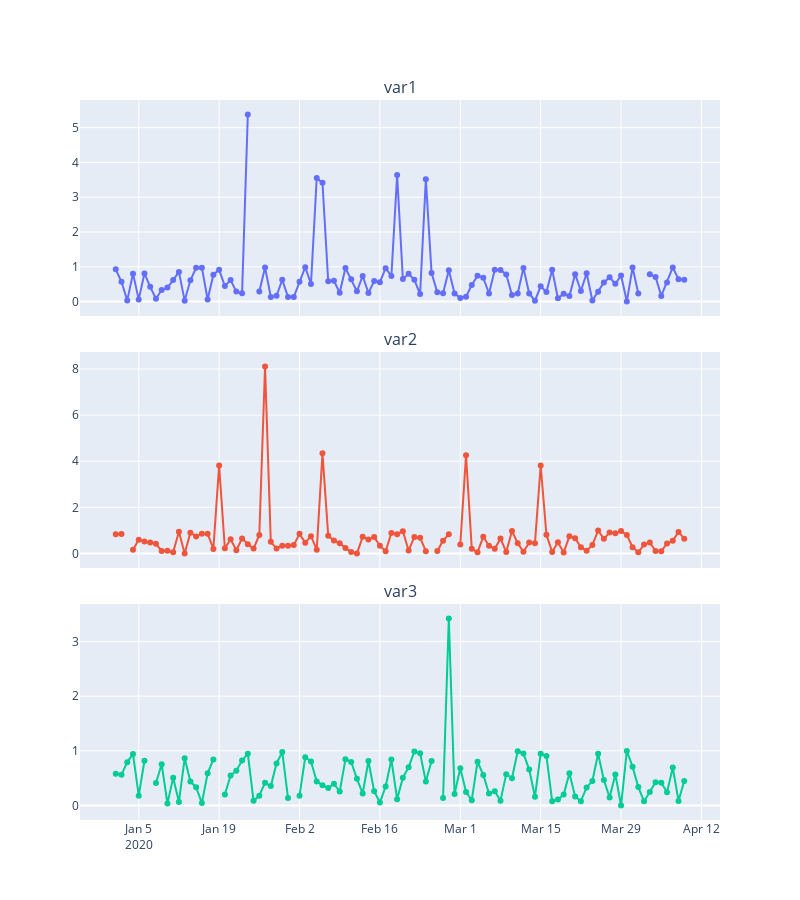

The notebook cell saved with this chart:
### Code cell
# plot the data
plot_df(df)
